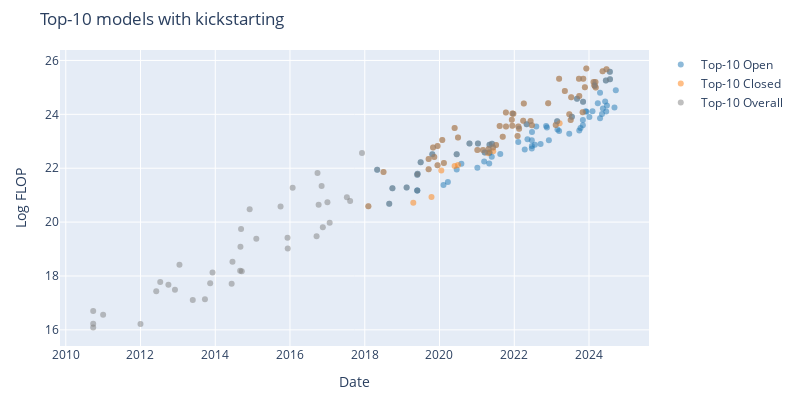

Here is the notebook cell this chart was saved with:
### Code cell
open_df = df_filtered[df_filtered['category'] == 'Open']
closed_df = df_filtered[df_filtered['category'] == 'Closed']
recent_top_models_df = top_models_df[top_models_df['date'] > pd.to_datetime('2010-01-01')]

fig = go.Figure()

fig.add_trace(go.Scatter(
    x=open_df['date'],
    y=open_df['log_flop'],
    mode='markers',
    marker=dict(color=colors['open'], opacity=0.5),
    text=open_df['System'],
    hoverinfo='text',
    name=f'Top-{top_n} Open'
))

fig.add_trace(go.Scatter(
    x=closed_df['date'],
    y=closed_df['log_flop'],
    mode='markers',
    marker=dict(color=colors['closed'], opacity=0.5),
    text=closed_df['System'],
    hoverinfo='text',
    name=f'Top-{top_n} Closed'
))

fig.add_trace(go.Scatter(
    x=recent_top_models_df['date'],
    y=recent_top_models_df['log_flop'],
    mode='markers',
    marker=dict(color='grey', opacity=0.5),
    text=recent_top_models_df['System'],
    hoverinfo='text',
    name=f'Top-{top_n} Overall'
))

fig.update_layout(
    width=800,
    height=400,
    xaxis_title='Date',
    yaxis_title='Log FLOP',
    title=f'Top-{top_n} models with kickstarting',
    margin=dict(t=50, l=60, r=60, b=50),
)

# save_plot(fig, results_dir, f'top_{top_n}_models_without_kickstarting')

fig.show()

### Figure 1 — Plotly figure (JSON) as saved in the notebook; plotly's stock layout.template omitted (floating-point values rounded to 4 significant figures)
{"data": [{"hoverinfo": "text", "marker": {"color": "#1f77b4", "opacity": 0.5}, "mode": "markers", "name": "Top-10 Open", "text": ["ResNeXt-101 32x48d", "Big Transformer for Back-Translation", "BigGAN-deep 512x512", "GPT-2 (1.5B)", "MnasNet-A1 + SSDLite", "MnasNet-A3", "Grover-Mega", "XLNet", "RoBERTa Large", "T5-11B", "ALBERT-xxlarge", "ELECTRA", "iGPT-XL", "iGPT-L", "mBART-50", "mT5-XXL", "CLIP (ViT L/14@336px)", "Switch", "ResNet-RS", "GLM-10B", "GPT-J-6B", "ProtT5-XXL", "ProtT5-XXL-BFD", "ProtBERT-BFD", "CogView", "ByT5-XXL", "XLMR-XXL", "GPT-NeoX-20B", "Stable Diffusion (LDM-KL-8-G)", "OPT-175B", "UL2", "OPT-66B", "OPT-30B", "CodeGeeX", "YaLM", "ESM2-15B", "GLM-130B", "CLIP ViT-H/14 - LAION-2B", "BLOOM-176B", "Galactica", "Whisper v2", "LLaMA-65B", "LLaMA-33B", "Falcon-40B", "MPT-30B (base)", "Llama 2-70B", "Falcon-180B", "Qwen-14B", "CodeFuse-13B", "DeepSeek Coder 33B", "Yi-34B", "Grok-1", "Qwen-72B", "XVERSE-65B-2", "DeepSeek LLM 67B", "Qwen1.5 72B", "DBRX", "Llama 3-8B", "Llama 3-70B", "DeepSeek-V2", "Chameleon-34B", "Qwen2-72B", "Nemotron-4 340B", "DeepSeek-Coder-V2 236B", "Gemma 2 27B", "Llama 3.1-405B", "Mistral Large 2", "DeepSeek-V2.5", "Qwen2.5-72B"], "type": "scatter", "x": ["2018-05-02T00:00:00", "2018-08-28T00:00:00", "2018-09-28T00:00:00", "2019-02-14T00:00:00", "2019-05-29T00:00:00", "2019-05-29T00:00:00", "2019-05-29T00:00:00", "2019-06-01T00:00:00", "2019-07-01T00:00:00", "2019-10-23T00:00:00", "2020-02-09T00:00:00", "2020-03-23T00:00:00", "2020-06-17T00:00:00", "2020-06-17T00:00:00", "2020-08-02T00:00:00", "2020-10-20T00:00:00", "2021-01-05T00:00:00", "2021-01-11T00:00:00", "2021-03-13T00:00:00", "2021-03-18T00:00:00", "2021-05-01T00:00:00", "2021-05-04T00:00:00", "2021-05-04T00:00:00", "2021-05-04T00:00:00", "2021-05-26T00:00:00", "2021-05-28T00:00:00", "2021-08-17T00:00:00", "2022-02-09T00:00:00", "2022-04-13T00:00:00", "2022-05-02T00:00:00", "2022-05-10T00:00:00", "2022-06-21T00:00:00", "2022-06-21T00:00:00", "2022-06-22T00:00:00", "2022-06-23T00:00:00", "2022-07-21T00:00:00", "2022-08-04T00:00:00", "2022-09-15T00:00:00", "2022-11-08T00:00:00", "2022-11-16T00:00:00", "2022-12-05T00:00:00", "2023-02-24T00:00:00", "2023-02-27T00:00:00", "2023-03-15T00:00:00", "2023-06-22T00:00:00", "2023-07-18T00:00:00", "2023-09-06T00:00:00", "2023-09-28T00:00:00", "2023-10-10T00:00:00", "2023-11-02T00:00:00", "2023-11-02T00:00:00", "2023-11-04T00:00:00", "2023-11-30T00:00:00", "2023-12-08T00:00:00", "2024-01-05T00:00:00", "2024-02-04T00:00:00", "2024-03-27T00:00:00", "2024-04-18T00:00:00", "2024-04-18T00:00:00", "2024-05-07T00:00:00", "2024-05-16T00:00:00", "2024-06-07T00:00:00", "2024-06-14T00:00:00", "2024-06-17T00:00:00", "2024-06-24T00:00:00", "2024-07-23T00:00:00", "2024-07-24T00:00:00", "2024-09-06T00:00:00", "2024-09-19T00:00:00"], "y": [21.94, 20.68, 21.26, 21.28, 21.18, 21.18, 21.76, 21.79, 22.22, 22.52, 21.38, 21.49, 22.52, 21.95, 22.16, 22.91, 22.02, 22.91, 22.25, 22.58, 22.18, 22.87, 22.57, 22.59, 22.43, 22.91, 22.53, 22.97, 22.7, 23.63, 23.08, 23.04, 22.73, 22.82, 23.34, 22.87, 23.55, 22.89, 23.56, 23.51, 23.04, 23.74, 23.44, 23.38, 23.28, 23.91, 24.58, 23.4, 23.49, 23.6, 23.79, 24.46, 24.11, 24.1, 23.91, 24.11, 24.41, 23.86, 24.8, 24.01, 24.22, 24.48, 25.26, 24.11, 24.32, 25.58, 25.3, 24.25, 24.89]}, {"hoverinfo": "text", "marker": {"color": "#ff7f0e", "opacity": 0.5}, "mode": "markers", "name": "Top-10 Closed", "text": ["AmoebaNet-A (F=448)", "FTW", "BERT-Large-CAS (PTB+WT2+WT103)", "Megatron-LM (8.3B)", "Megatron-BERT", "Rubik's cube ADR robot", "AlphaStar", "Noisy Student (L2)", "OpenAI Five Rerun", "OpenAI Five", "ContextNet + Noisy Student", "Meena", "Turing-NLG", "GPT3-6.7B (rerun of original)", "GPT-3 175B (davinci)", "GShard (600B)", "GShard (dense)", "DALL-E", "Meta Pseudo Labels", "PLUG", "PanGu-α", "ViT-G/14", "CoAtNet", "Codex", "Jurassic-1-Jumbo", "HyperCLOVA 82B", "Megatron-Turing NLG 530B", "Yuan 1.0", "Gopher (280B)", "GLaM", "EXAONE 1.0", "ERNIE 3.0 Titan", "AlphaCode", "LaMDA", "ST-MoE", "Chinchilla", "PaLM (540B)", "BIG-G 137B", "Parti", "GPT-3.5 (text-davinci-003)", "ViT-22B", "GPT-4", "PanGu-Σ", "PaLM 2", "Inflection-1", "xTrimoPGLM -100B", "Claude 2", "GPT-4V", "Amazon Titan", "Mi:dm 200B", "GPT-4 Turbo", "Inflection-2", "Gemini 1.0 Ultra", "Gemini 1.5 Pro", "MegaScale (Production)", "Mistral Large", "Claude 3 Opus", "Inflection-2.5", "GPT-4o", "Claude 3.5 Sonnet"], "type": "scatter", "x": ["2018-02-05T00:00:00", "2018-07-03T00:00:00", "2019-04-20T00:00:00", "2019-09-17T00:00:00", "2019-09-17T00:00:00", "2019-10-15T00:00:00", "2019-10-30T00:00:00", "2019-11-11T00:00:00", "2019-12-13T00:00:00", "2019-12-13T00:00:00", "2020-01-19T00:00:00", "2020-01-28T00:00:00", "2020-02-13T00:00:00", "2020-05-28T00:00:00", "2020-05-28T00:00:00", "2020-06-30T00:00:00", "2020-06-30T00:00:00", "2021-01-05T00:00:00", "2021-03-01T00:00:00", "2021-04-19T00:00:00", "2021-04-25T00:00:00", "2021-06-08T00:00:00", "2021-06-09T00:00:00", "2021-07-07T00:00:00", "2021-08-11T00:00:00", "2021-09-10T00:00:00", "2021-10-11T00:00:00", "2021-10-12T00:00:00", "2021-12-08T00:00:00", "2021-12-13T00:00:00", "2021-12-14T00:00:00", "2021-12-23T00:00:00", "2022-02-02T00:00:00", "2022-02-10T00:00:00", "2022-02-17T00:00:00", "2022-03-29T00:00:00", "2022-04-04T00:00:00", "2022-06-09T00:00:00", "2022-06-22T00:00:00", "2022-11-28T00:00:00", "2023-02-10T00:00:00", "2023-03-15T00:00:00", "2023-03-20T00:00:00", "2023-05-10T00:00:00", "2023-06-23T00:00:00", "2023-07-06T00:00:00", "2023-07-11T00:00:00", "2023-09-25T00:00:00", "2023-09-28T00:00:00", "2023-10-31T00:00:00", "2023-11-06T00:00:00", "2023-11-22T00:00:00", "2023-12-06T00:00:00", "2024-02-15T00:00:00", "2024-02-23T00:00:00", "2024-02-26T00:00:00", "2024-03-04T00:00:00", "2024-03-07T00:00:00", "2024-05-13T00:00:00", "2024-06-20T00:00:00"], "y": [20.59, 21.86, 20.72, 21.96, 22.34, 20.93, 22.77, 22.42, 22.11, 22.83, 21.91, 23.05, 22.2, 22.08, 23.5, 22.12, 23.14, 22.67, 22.68, 22.56, 22.71, 22.77, 22.63, 22.87, 23.57, 23.17, 24.07, 23.55, 23.8, 23.57, 24.03, 24.02, 23.2, 23.55, 23.46, 23.76, 24.4, 23.75, 23.6, 24.41, 23.6, 25.32, 23.67, 24.87, 24.0, 23.79, 24.64, 25.32, 24.68, 24.08, 25.32, 25.0, 25.7, 25.2, 25.08, 25.05, 25.2, 25.0, 25.6, 25.67]}, {"hoverinfo": "text", "marker": {"color": "grey", "opacity": 0.5}, "mode": "markers", "name": "Top-10 Overall", "text": ["RNN 1000/5 + RT09 LM (NIST RT05)", "RNN 500/10 + RT09 LM (NIST RT05)", "KN5 LM + RNN 400/10 (WSJ)", "Deep Autoencoders", "LSTM LM", "Dropout (ImageNet)", "Unsupervised High-level Feature Learner", "AlexNet", "DistBelief Speech", "DistBelief NNLM", "ReLU-Speech", "Mitosis", "Visualizing CNNs", "TransE", "GANs", "SPPNet", "RNNsearch-50*", "VGG16", "Seq2Seq LSTM", "GoogLeNet / InceptionV1", "SNM-skip", "MSRA (C, PReLU)", "AlphaGo Fan", "DeepSpeech2 (English)", "ResNet-152 (ImageNet)", "AlphaGo Lee", "ResNet-200", "GNMT", "Xception", "NASv3 (CIFAR-10)", "PolyNet", "Libratus", "MoE-Multi", "JFT", "OpenAI TI7 DOTA 1v1", "AlphaZero", "AmoebaNet-A (F=448)", "ResNeXt-101 32x48d", "FTW", "Big Transformer for Back-Translation", "BigGAN-deep 512x512", "GPT-2 (1.5B)", "Grover-Mega", "MnasNet-A3", "XLNet", "RoBERTa Large", "Megatron-BERT", "Megatron-LM (8.3B)", "T5-11B", "AlphaStar", "Noisy Student (L2)", "OpenAI Five Rerun", "OpenAI Five", "Meena", "Turing-NLG", "GPT-3 175B (davinci)", "iGPT-XL", "GShard (dense)", "mT5-XXL", "DALL-E", "Switch", "Meta Pseudo Labels", "GLM-10B", "PanGu-α", "ProtT5-XXL", "ByT5-XXL", "ViT-G/14", "Codex", "Jurassic-1-Jumbo", "HyperCLOVA 82B", "Megatron-Turing NLG 530B", "Yuan 1.0", "Gopher (280B)", "GLaM", "EXAONE 1.0", "ERNIE 3.0 Titan", "AlphaCode", "LaMDA", "ST-MoE", "Chinchilla", "PaLM (540B)", "OPT-175B", "BIG-G 137B", "Parti", "GPT-3.5 (text-davinci-003)", "ViT-22B", "LLaMA-65B", "GPT-4", "PaLM 2", "Inflection-1", "xTrimoPGLM -100B", "Claude 2", "Llama 2-70B", "Falcon-180B", "GPT-4V", "Amazon Titan", "Mi:dm 200B", "Grok-1", "GPT-4 Turbo", "Inflection-2", "Gemini 1.0 Ultra", "Gemini 1.5 Pro", "MegaScale (Production)", "Mistral Large", "Claude 3 Opus", "Inflection-2.5", "GPT-4o", "Nemotron-4 340B", "Claude 3.5 Sonnet", "Llama 3.1-405B", "Mistral Large 2"], "type": "scatter", "x": ["2010-09-26T00:00:00", "2010-09-26T00:00:00", "2010-09-26T00:00:00", "2011-01-01T00:00:00", "2012-01-01T00:00:00", "2012-06-03T00:00:00", "2012-07-12T00:00:00", "2012-09-30T00:00:00", "2012-12-03T00:00:00", "2013-01-16T00:00:00", "2013-05-26T00:00:00", "2013-09-22T00:00:00", "2013-11-12T00:00:00", "2013-12-05T00:00:00", "2014-06-10T00:00:00", "2014-06-18T00:00:00", "2014-09-01T00:00:00", "2014-09-04T00:00:00", "2014-09-10T00:00:00", "2014-09-17T00:00:00", "2014-12-03T00:00:00", "2015-02-06T00:00:00", "2015-10-01T00:00:00", "2015-12-08T00:00:00", "2015-12-10T00:00:00", "2016-01-27T00:00:00", "2016-09-17T00:00:00", "2016-09-26T00:00:00", "2016-10-07T00:00:00", "2016-11-05T00:00:00", "2016-11-17T00:00:00", "2017-01-01T00:00:00", "2017-01-23T00:00:00", "2017-07-10T00:00:00", "2017-08-11T00:00:00", "2017-12-05T00:00:00", "2018-02-05T00:00:00", "2018-05-02T00:00:00", "2018-07-03T00:00:00", "2018-08-28T00:00:00", "2018-09-28T00:00:00", "2019-02-14T00:00:00", "2019-05-29T00:00:00", "2019-05-29T00:00:00", "2019-06-01T00:00:00", "2019-07-01T00:00:00", "2019-09-17T00:00:00", "2019-09-17T00:00:00", "2019-10-23T00:00:00", "2019-10-30T00:00:00", "2019-11-11T00:00:00", "2019-12-13T00:00:00", "2019-12-13T00:00:00", "2020-01-28T00:00:00", "2020-02-13T00:00:00", "2020-05-28T00:00:00", "2020-06-17T00:00:00", "2020-06-30T00:00:00", "2020-10-20T00:00:00", "2021-01-05T00:00:00", "2021-01-11T00:00:00", "2021-03-01T00:00:00", "2021-03-18T00:00:00", "2021-04-25T00:00:00", "2021-05-04T00:00:00", "2021-05-28T00:00:00", "2021-06-08T00:00:00", "2021-07-07T00:00:00", "2021-08-11T00:00:00", "2021-09-10T00:00:00", "2021-10-11T00:00:00", "2021-10-12T00:00:00", "2021-12-08T00:00:00", "2021-12-13T00:00:00", "2021-12-14T00:00:00", "2021-12-23T00:00:00", "2022-02-02T00:00:00", "2022-02-10T00:00:00", "2022-02-17T00:00:00", "2022-03-29T00:00:00", "2022-04-04T00:00:00", "2022-05-02T00:00:00", "2022-06-09T00:00:00", "2022-06-22T00:00:00", "2022-11-28T00:00:00", "2023-02-10T00:00:00", "2023-02-24T00:00:00", "2023-03-15T00:00:00", "2023-05-10T00:00:00", "2023-06-23T00:00:00", "2023-07-06T00:00:00", "2023-07-11T00:00:00", "2023-07-18T00:00:00", "2023-09-06T00:00:00", "2023-09-25T00:00:00", "2023-09-28T00:00:00", "2023-10-31T00:00:00", "2023-11-04T00:00:00", "2023-11-06T00:00:00", "2023-11-22T00:00:00", "2023-12-06T00:00:00", "2024-02-15T00:00:00", "2024-02-23T00:00:00", "2024-02-26T00:00:00", "2024-03-04T00:00:00", "2024-03-07T00:00:00", "2024-05-13T00:00:00", "2024-06-14T00:00:00", "2024-06-20T00:00:00", "2024-07-23T00:00:00", "2024-07-24T00:00:00"], "y": [16.7, 16.09, 16.23, 16.57, 16.22, 17.44, 17.78, 17.67, 17.49, 18.42, 17.11, 17.14, 17.73, 18.13, 17.71, 18.53, 18.19, 19.09, 19.75, 18.18, 20.47, 19.38, 20.58, 19.41, 19.02, 21.28, 19.47, 21.82, 20.64, 21.34, 19.81, 20.74, 19.97, 20.93, 20.78, 22.56, 20.59, 21.94, 21.86, 20.68, 21.26, 21.28, 21.76, 21.18, 21.79, 22.22, 22.34, 21.96, 22.52, 22.77, 22.42, 22.11, 22.83, 23.05, 22.2, 23.5, 22.52, 23.14, 22.91, 22.67, 22.91, 22.68, 22.58, 22.71, 22.87, 22.91, 22.77, 22.87, 23.57, 23.17, 24.07, 23.55, 23.8, 23.57, 24.03, 24.02, 23.2, 23.55, 23.46, 23.76, 24.4, 23.63, 23.75, 23.6, 24.41, 23.6, 23.74, 25.32, 24.87, 24.0, 23.79, 24.64, 23.91, 24.58, 25.32, 24.68, 24.08, 24.46, 25.32, 25.0, 25.7, 25.2, 25.08, 25.05, 25.2, 25.0, 25.6, 25.26, 25.67, 25.58, 25.3]}], "layout": {"height": 400, "margin": {"b": 50, "l": 60, "r": 60, "t": 50}, "title": {"text": "Top-10 models with kickstarting"}, "width": 800, "xaxis": {"title": {"text": "Date"}}, "yaxis": {"title": {"text": "Log FLOP"}}}}
